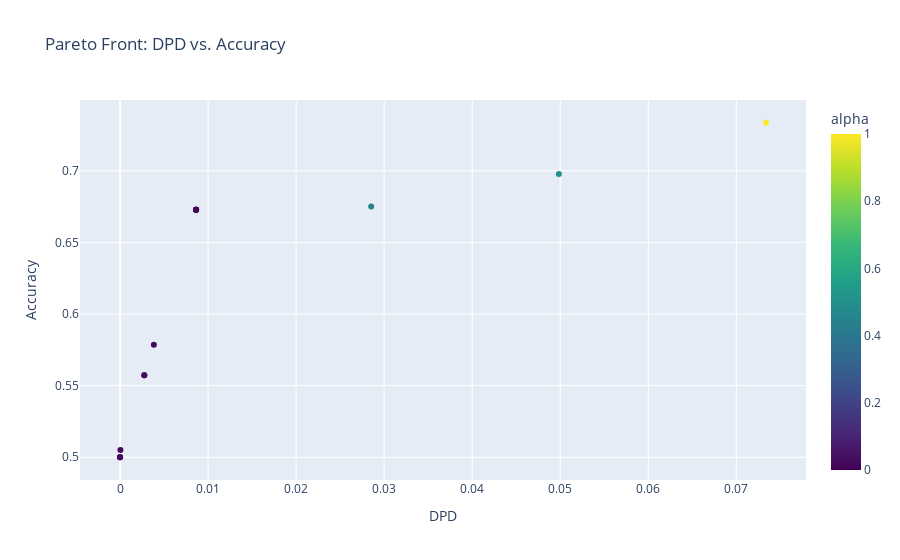

Notebook cell for this chart:
### Code cell
# Create interactive Plotly plot
fig = px.scatter(
    plot_df,
    x='DPD',
    y='Accuracy',
    color='alpha',
    color_continuous_scale='Viridis',
    size_max=15,
    hover_data={'alpha': True, 'DPD': True, 'Accuracy': True},
    title='Pareto Front: DPD vs. Accuracy'
)
fig.update_traces(marker=dict(line_width=0))
fig.show()

### Figure 1 — Plotly figure (JSON) as saved in the notebook; plotly's stock layout.template omitted (floating-point values rounded to 4 significant figures)
{"data": [{"customdata": [[0.0], [0.01562], [0.01953], [0.02148], [0.02197], [0.02209], [0.02216], [0.02217], [0.02222], [0.02246], [0.03125], [0.4375], [0.5], [1.0], [0.02217]], "hovertemplate": "DPD=%{x}<br>Accuracy=%{y}<br>alpha=%{marker.color}<extra></extra>", "legendgroup": "", "marker": {"color": [0.0, 0.01562, 0.01953, 0.02148, 0.02197, 0.02209, 0.02216, 0.02217, 0.02222, 0.02246, 0.03125, 0.4375, 0.5, 1.0, 0.02217], "coloraxis": "coloraxis", "line": {"width": 0}, "symbol": "circle"}, "mode": "markers", "name": "", "orientation": "v", "showlegend": false, "type": "scatter", "x": [0.0, 0.0, 4.136e-05, 0.002757, 0.002757, 0.0, 0.003839, 0.008641, 0.008641, 0.008641, 0.008641, 0.02853, 0.04985, 0.07337, 0.008641], "xaxis": "x", "y": [0.5, 0.5, 0.505, 0.5572, 0.5572, 0.5, 0.5786, 0.6729, 0.6729, 0.6729, 0.6729, 0.675, 0.6979, 0.7336, 0.6729], "yaxis": "y"}], "layout": {"coloraxis": {"colorbar": {"title": {"text": "alpha"}}, "colorscale": [[0, "#440154"], [0.1111, "#482878"], [0.2222, "#3e4989"], [0.3333, "#31688e"], [0.4444, "#26828e"], [0.5556, "#1f9e89"], [0.6667, "#35b779"], [0.7778, "#6ece58"], [0.8889, "#b5de2b"], [1, "#fde725"]]}, "legend": {"tracegroupgap": 0}, "title": {"text": "Pareto Front: DPD vs. Accuracy"}, "xaxis": {"anchor": "y", "domain": [0, 1], "title": {"text": "DPD"}}, "yaxis": {"anchor": "x", "domain": [0, 1], "title": {"text": "Accuracy"}}}}
